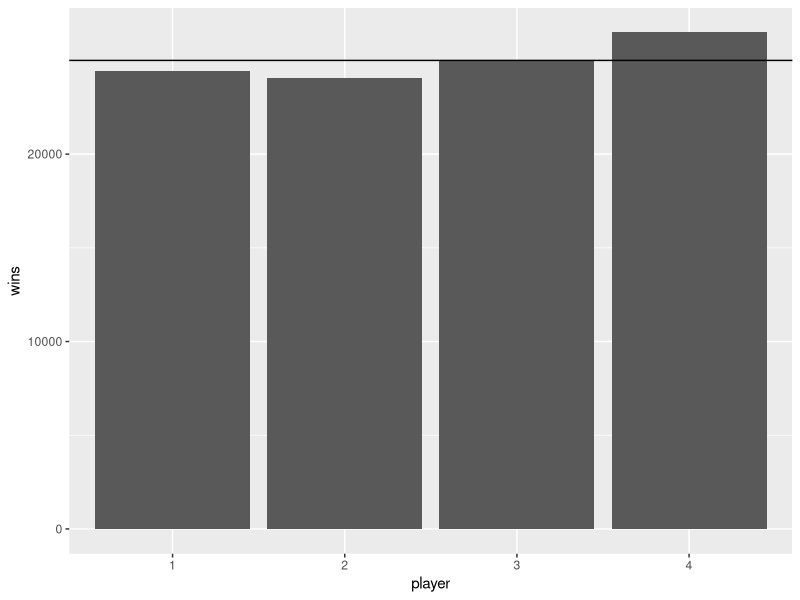

This figure's R source:
# Essential data
{
# Number of distinct values, integer at least 1
n <- 13

# Number of suits, integer at least 1
m <- 4

# Number of cards held by each player, integer at least 1
k <- 4

# Number of players, integer at least 1
t <- 4
}

# Starter functions
{
# Starting deck of cards, m suits, n distinct values
mainor <- rep(m,n)

# Random sampler of k values from int vector x
samplor <- function(x,k){
  samp <- sample(expandor(x),k,replace=FALSE)
  return(contractor(samp,length(x)))
}

# x is the integer vector you'd like to expand
expandor <- function(x){
  return(rep(1:length(x),x))
}

# x is the integer vector you'd like to contract into n categories
contractor <- function(x,n=max(x)){
  y <- numeric(n)
  for(i in 1:length(x)){
    y[x[i]] <- y[x[i]]+1
  }
  return(y)
}
}

# Strategies
{
# Single unit in smallest category of x, the strategy function
posminor_m <- function(x){
  if(length(x[x!=0])==0){
    return(x)
  }
  t <- which(x %in% min(x[x!=0]))[1]
  y <- numeric(length(x))
  y[t] <- 1
  return(y)
}

# Randomly pick single unit out of possible smallest
# categories, second strategy function
posminor_r <- function(x){
  if(length(x[x!=0])==0){
    return(x)
  }
  v <- which(x %in% min(x[x!=0]))
  if(length(v)==1){
    t <- v
  }else{
    t <- sample(which(x %in% min(x[x!=0])),1)
  }
  y <- numeric(length(x))
  y[t] <- 1
  return(y)
}

# For discarding hopeless doubles
dblcheqor <- function(x){
  v<-x[x!=0]
  if((min(v)==k/2)&(max(v)==k/2)){
    return(TRUE)
  }else{
    return(FALSE)
  }
}
}

# Simulation code
{
# The player matrix
gamestator <- function(){
  return(matrix(c(mainor,numeric(n*t)),t+1,n,byrow = TRUE))
}

# The dealer function
dealor <- function(x,k){
  for(i in 2:nrow(x)){
    x[i,]<-x[i,]+samplor(x[1,],k)
    x[1,]<-x[1,]-x[i,]
  }
  return(x)
}

# One cycle of play
cyclor_m <- function(x){
  r <- nrow(x)
  p <- samplor(x[1,],1)
  x[1,] <- x[1,] - p ; x[2,] <- x[2,] + p
  for(i in 2:r){
    p <- posminor_m(x[i,])
    x[i,] <- x[i,]-p
    f<-dblcheqor(x[i,])
    if(f==FALSE){
      x[(i%%r)+1,] <- x[(i%%r)+1,]+p
    }
    if(f==TRUE){
      f<- posminor_m(x[i,])
      x[i,] <- x[i,]-f+p ; x[(i%%r)+1,] <- x[(i%%r)+1,]+f
    }
  }
  return(x)
}

# Other strat
cyclor_r <- function(x){
  r <- nrow(x)
  p <- samplor(x[1,],1)
  x[1,] <- x[1,] - p ; x[2,] <- x[2,] + p
  for(i in 2:r){
    p <- posminor_r(x[i,])
    x[i,] <- x[i,]-p
    f<-dblcheqor(x[i,])
    if(f==FALSE){
      x[(i%%r)+1,] <- x[(i%%r)+1,]+p
    }
    if(f==TRUE){
      f<- posminor_r(x[i,])
      x[i,] <- x[i,]-f+p ; x[(i%%r)+1,] <- x[(i%%r)+1,]+f
    }
  }
  return(x)
}

checkor <- function(x){
  if(k %in% x[-1,]){
    return(FALSE)
  }
  return(TRUE)
}

detector <- function(x){
  for(i in 2:(t+1)){
    if(k %in% x[i,]){
      return(i-1)
    }
  }
}
}



# Run simulation
simulator <- function(N){
  total=numeric(N)
  for(i in 1:N){
    g<-gamestator()
    g<-dealor(g,k)
    while(checkor(g)){
      g<-cyclor_r(g)
    }
    total[i]<-detector(g)
  }
  return(total)
}


# Create a graph
library('tidyverse')

d<-tibble(player=as.factor(c(1,2,3,4)),wins=c(24459,24079,24969,26493))
ggplot(d)+
  geom_bar(mapping=aes(x=player,y=wins), stat='identity')+
  geom_hline(aes(yintercept = 25000))
